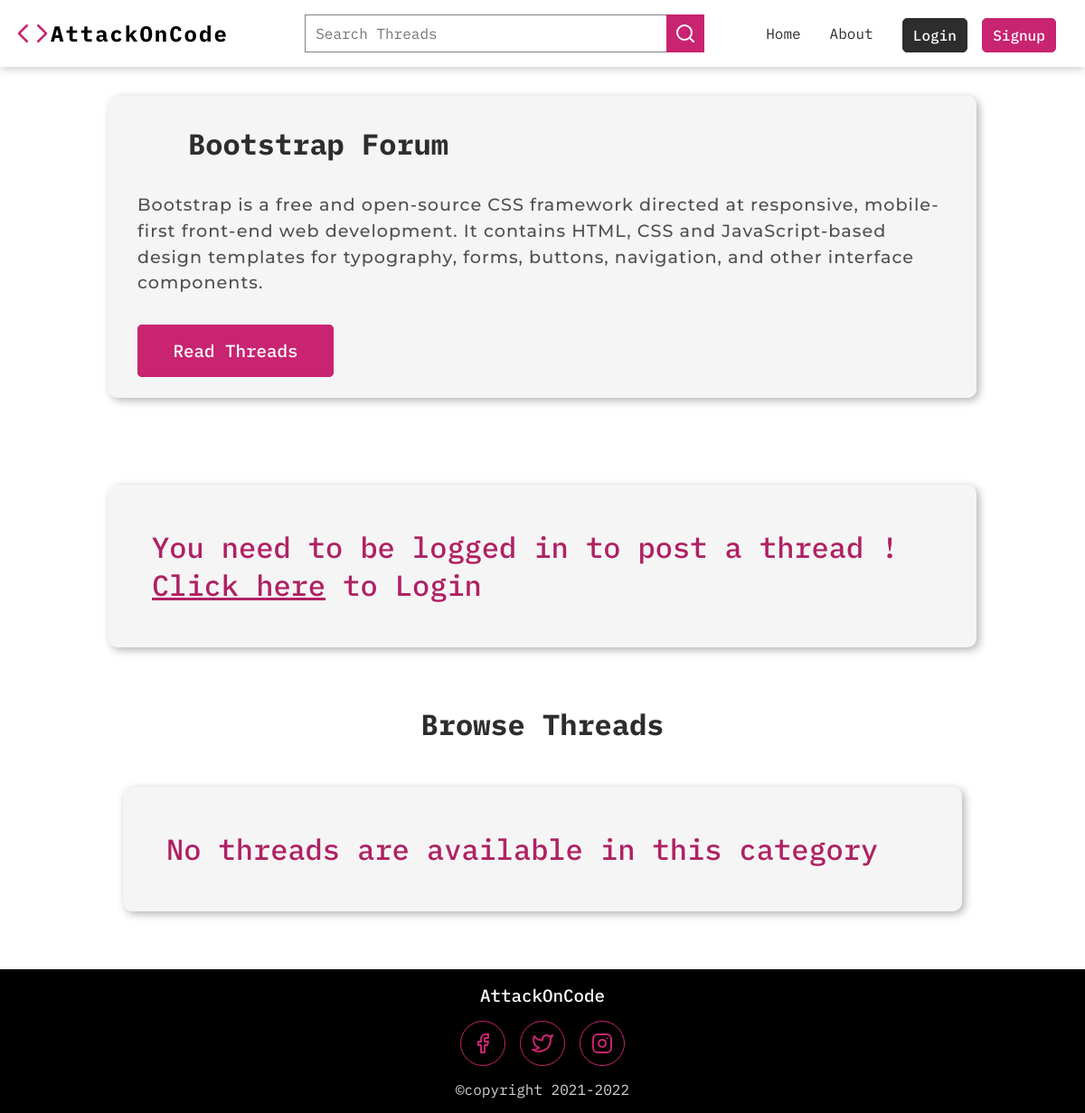
Screenshot of /thread-list.php?category_id=4 with the database file from the repository.
### tables this page shows
CREATE TABLE `categories` (
  `category_id` int(11) NOT NULL,
  `category_name` varchar(255) NOT NULL,
  `category_description` text NOT NULL,
  `category_createdat` datetime NOT NULL DEFAULT current_timestamp()
);

### thread-list.php (the view, shortened to what this page needs)
<?php
    require "./partials/_connection.php";
    $category_id = $_GET['category_id'];
    $stmt =  $mysqli->prepare("SELECT * FROM `categories` WHERE category_id = ?");
    $stmt->bind_param("i", $category_id);
    $stmt->execute();
    $categoryFetchingResult = $stmt->get_result();
    $categoryFetchingArray = mysqli_fetch_assoc($categoryFetchingResult);
    $thread_title = $thread_description = $errorMsgTitle = $errorMsgDesc = $user_id = "";
    $stmt =  $mysqli->prepare("SELECT * FROM `threads` WHERE thread_cat_id = ?");
    $stmt->bind_param("i", $category_id);
    $stmt->execute();
    $threadsFetchingResult = $stmt->get_result();
    $threadsFetchingArray = mysqli_fetch_all($threadsFetchingResult, MYSQLI_ASSOC);
?>
<!DOCTYPE html>
<html lang="en">
<head>
    <link rel="stylesheet" href="./css/navbar.css">
    <link rel="stylesheet" href="./css/footer.css">
    <link rel="stylesheet" href="./css/thread-list.css">
</head>
<body>
    <?php include "./partials/_navbar.php" ?>
    <main class="thread-list-section">
        <div class="category-container">
            <div class="category">
                    <h2 class="category__heading">
                        <?php echo htmlspecialchars
                    ($categoryFetchingArray['category_name']) ?> Forum</h2>
                    <div class="category--padding">
                            <p class="category__description text"><?php echo htmlspecialchars($categoryFetchingArray['category_description']) ?></p>
                            <a class="category__btn" href="#threadlist">Read Threads</a>
                    </div>
            </div>
        </div>
        <?php if(isset($_SESSION['loggedin'])): ?>
        <section class="post-thread">
            <h2 class="post-thread-heading">Post a Thread</h2>
            <div class="post-thread-container">
                <form action="<?php echo htmlspecialchars($_SERVER['REQUEST_URI']) ?>" method="POST" class="post-thread-form">
                    <input type="text" name="thread_title" placeholder="Thread Title" class="thread-title" value="<?php echo htmlspecialchars($thread_title)?>">
                    <span class="mb-2"><?php echo htmlspecialchars($errorMsgTitle) ?></span>
                    <textarea name="thread_description" placeholder="Thread Description" class="thread-description" id="thread_description" cols="30" rows="10" value="<?php echo htmlspecialchars($thread_description)?>"></textarea>
                    <span class="mb-2"><?php echo htmlspecialchars($errorMsgDesc) ?></span>
                    <textarea style="margin-bottom: 2rem;" name="thread_code" placeholder="Paste code here" class="thread-code" id="thread_code" cols="30" rows="10" value="<?php echo htmlspecialchars($thread_description)?>"></textarea>
                    <input type="submit" value="Post Thread" name="postThread" class="post-thread-btn">
                </form>
            </div>
        </section>
        <?php else: ?>
        <section id="nothing">
            <div class="nothing-box">
                <p>You need to be logged in to post a thread ! <a style="text-decoration: underline; cursor: pointer;" href="login.php">Click here</a> to Login</p>
            </div>
        </section>
        <?php endif; ?>
        <section id="threadlist">
            <h2 class="threadlist-heading">Browse Threads</h2>
            <div class="threadlist-container">
                <?php if($threadsFetchingArray): ?>
                <?php foreach($threadsFetchingArray as $threads => $thread): ?>
                <?php
                    $thread_id = $thread['thread_id'];
                    $stmt =  $mysqli->prepare("SELECT COUNT(*) FROM `comments` WHERE thread_id = ?");
                    $stmt->bind_param("i", $thread_id);
                    $stmt->execute();
                    $countingCommentsResult = $stmt->get_result();
                    $commentCount = mysqli_fetch_array($countingCommentsResult);
                ?>
                <a class="thread" href="thread.php?thread_id=<?php echo htmlspecialchars($thread['thread_id']) ?>">
                    <h3 class="thread-heading"><?php echo htmlspecialchars($thread['thread_title']) ?></h3>
                    <div class="btn-info-container">
                        <p class="thread-desc text"><?php echo substr(htmlspecialchars($thread['thread_desc']), 0, 250) ?>......</p>
                        <!-- <div class="likes">
                            <span>3 likes</span>
                            <button><svg xmlns="http://www.w3.org/2000/svg" width="24" height="24" viewBox="0 0 24 24" fill="none" stroke="currentColor" stroke-width="2" stroke-linecap="round" stroke-linejoin="round" class="feather feather-thumbs-up"><path d="M14 9V5a3 3 0 0 0-3-3l-4 9v11h11.28a2 2 0 0 0 2-1.7l1.38-9a2 2 0 0 0-2-2.3zM7 22H4a2 2 0 0 1-2-2v-7a2 2 0 0 1 2-2h3"></path></svg></button>
                        </div> -->
                        <div class="number-of-threads">
                            <span><?php echo htmlspecialchars($commentCount[0]); ?> comments</span>
                            <svg xmlns="http://www.w3.org/2000/svg" width="24" height="24" viewBox="0 0 24 24" fill="#af2164" stroke="currentColor" stroke-width="2" stroke-linecap="round" stroke-linejoin="round" class="feather feather-message-square"><path d="M21 15a2 2 0 0 1-2 2H7l-4 4V5a2 2 0 0 1 2-2h14a2 2 0 0 1 2 2z"></path></svg>
                        </div>
                    </div>
                </a>
                <?php endforeach; ?>
                <?php else: ?>
                    <section id="nothing">
                        <div class="nothing-box">
                            <p>No threads are available in this category</p>
                        </div>
                   </section>
                <?php endif;?>
            </div>
        </section>
    </main>
    <?php include "./partials/_footer.php" ?>
</body>
</html>

### css/navbar.css (style rules this page uses)
:root { --menu: #eeecec; --nav-bg: #ffffff; --nav-brand: black; --black: #2d2d2d; --gray: gray; --lightgray: lightgray; --red-2:#af2164; --red-1: #c82471; --veryDarkBlue: #06283D; --darkBlue: #1363DF; --lightBlue: #40a3e6; --veryLightBlue: #DFF6FF; --bg: #1f293a; --card-bg: hwb(0 96% 4%); --text: #505050; --validation: #af2164; --bs: 3px 3px 10px rgba(0, 0, 0, 0.3); --bsh: 4px 4px 10px rgba(0, 0, 0, 0.4); --placeholder: #2d2d2d; }
.text { font-family: 'Montserrat', sans-serif; font-weight: 500 !important; letter-spacing: 1px; line-height: 1.5; }
*, *::before, *::after { margin: 0; padding: 0; box-sizing: inherit; text-decoration: none; list-style: none; }
a { all: unset; }
html { box-sizing: border-box; scroll-behavior: smooth; }
body { font-family: 'IBM Plex Mono', monospace; min-height: 100vh; display: flex; flex-direction: column; }

### css/thread-list.css (style rules this page uses)
.category-container, .post-thread, #threadlist, #nothing { padding: 2rem 1rem; max-width: 992px; margin: 0 auto; }
body { background-color: var(--nav-bg); }
.category { margin-bottom: 2rem; border-radius: 10px; box-shadow: var(--bs); -webkit-border-radius: 10px; -moz-border-radius: 10px; -ms-border-radius: 10px; -o-border-radius: 10px; }
.category__heading { background-color: var(--card-bg); color: var(--black); border-top-left-radius: 10px; border-top-right-radius: 10px; padding: 2rem !important; display: flex; align-items: center; }
.category__description { margin-bottom: 3rem; color: var(--text); }
.category--padding { padding: 0 2rem 2.5rem 2rem; background-color: var(--card-bg); border-bottom-left-radius: 10px; border-bottom-right-radius: 10px; }
.category__btn { background-color: var(--red-1); font-weight: 500; color: var(--nav-bg); border-radius: 5px; border: 1px solid var(--red-1); padding: 0.8em 2em; font-size: 1.4rem; -webkit-border-radius: 5px; -moz-border-radius: 5px; -ms-border-radius: 5px; -o-border-radius: 5px; cursor: pointer; transition: color 100ms, background-color 200ms; -webkit-transition: color 100ms, background-color 200ms; -moz-transition: color 100ms, background-color 200ms; -ms-transition: color 100ms, background-color 200ms; -o-transition: color 100ms, background-color 200ms; }
@media screen and (min-width: 1100px) { .category__heading { font-size: 2rem; padding: 2rem; } }
@media screen and (min-width: 1100px) { .category__description { font-size: 1.2rem; } }
@media screen and (min-width: 1100px) { .category__btn { font-size: 1.2rem; } }
.nothing-box { padding: 2rem; font-size: 2rem; background-color: var(--card-bg); color: var(--red-2); font-weight: 500; border-radius: 10px; -webkit-border-radius: 10px; -moz-border-radius: 10px; -ms-border-radius: 10px; -o-border-radius: 10px; box-shadow: var(--bs); }
@media screen and (min-width: 1100px) { .nothing-box { padding: 3rem; } }
.threadlist-heading { text-align: center; color: var(--black); margin-bottom: 1rem; }
@media screen and (min-width: 1100px) { .threadlist-heading { font-size: 2rem; } }

### rows the page displays
categories: category_name "Bootstrap", category_description "Bootstrap is a free and open-source CSS framework directed at responsive, mobile-first front-end web development. It contains HTML, CSS and JavaScript-based design templates for typography, forms, buttons, navigation, and other interface components."
